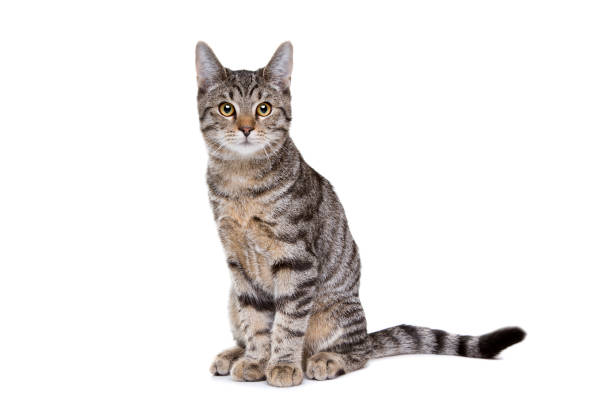
#> input picture pythonProject/SVD/my_image.jpg, 612 x 408 px
$ python SVD_2.py
#> lines starting #> are read from the running program, lines starting #| are printed output that depends on the picture
#> further down, A is the input picture: shape (408, 612, 3); mean R, G, B 235.2, 232.6, 231.3
#> `X=np.mean(A,-1)`:
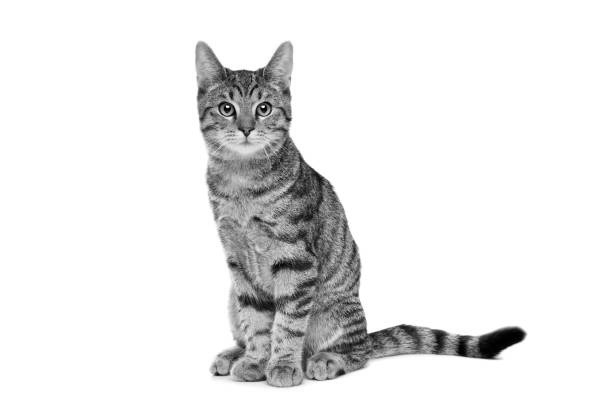
#> X: shape (408, 612) float64; min 0.333, max 255, mean 233
import numpy as np
from numpy.linalg import eig
from sympy import *
import os
from  numpy.linalg import  svd
from matplotlib.image import imread
import matplotlib.pyplot as plt
from PIL import Image
import sys
class SVD:
    # [10 lines left out: function input_matrix, not called in this run]
    def matrix_multiply(self,matrix1,matrix2):
        new_matrix=np.matmul(matrix1,matrix2)
        return new_matrix
    def matrix_tranpose(self,matrix):
        new_matrix=np.transpose(matrix)
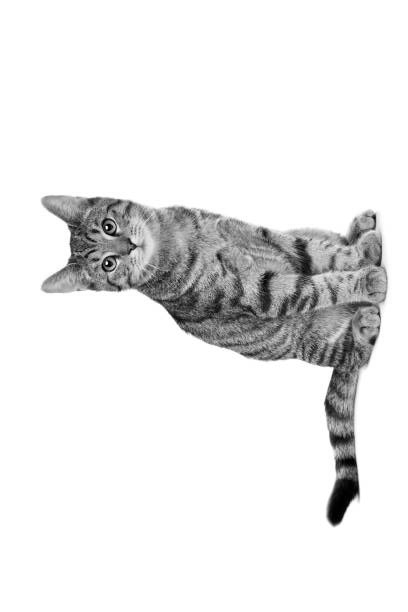
#> new_matrix: shape (612, 408) float64; min 0.333, max 255, mean 233
        return new_matrix
    def change_column(self,matrix,value_from, value_to):
        matrix[:,[value_from,value_to]]= matrix[:,[value_to,value_from]]
        return matrix

    # [13 lines left out: function gs1, not called in this run]
svd=SVD()
# [9 lines left out: function turn_zero, not called in this run]
def SVD_computation_detail(mat=None):
    #matrix=svd.input_matrix()
    matrix=mat
    # [5 lines of commented-out code are left out]
    matrixT=svd.matrix_tranpose(matrix)
    # [4 lines of commented-out code are left out]
    print(matrix.shape)
#| (408, 612)
    if len(matrix) < len(matrix[0]):
        f=svd.matrix_multiply(matrix, matrixT)
#> in matrix_multiply, `new_matrix=np.matmul(matrix1,matrix2)`:
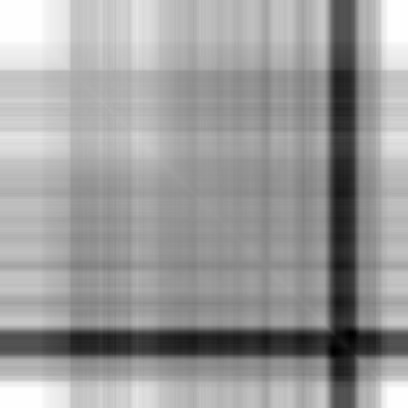
#> new_matrix: shape (408, 408) float64; min 24386855.3, max 39795300, mean 33861337.6; drawn with min black and max white
    else:
        f=svd.matrix_multiply(matrixT, matrix)
    # print(ATA)
    # print('find the eigen value and eigen vector of ATA')
    w,v=eig(f)
    for x,y in enumerate(w):
        if y<0.00000001:
            w[x]=0
    idx=w.argsort()[::-1]
#> idx = 408 values, max 407 at index 407, min 0 at index 0, mean 203.5
    m=w[idx]
    v=v[:,idx]
    # print(f'eigen value:\n {m}')
    # print(f'eigen vector:\n {v}')
    m1=np.sqrt(m)
    diagonal_matrix=np.zeros((len(matrix),len(matrix[0])))
#> diagonal_matrix: shape (408, 612) float64; every value is 0
    np.fill_diagonal(diagonal_matrix,m1)
#> diagonal_matrix: shape (408, 612) float64; min 0, max 117744.1, mean 0.9
    #slice=diagonal_matrix[0:len(matrix)][0:len(matrix[0])]
    sigma_matrix=diagonal_matrix
    right_singular_value=v.transpose()
    # find left singular-value
    u=np.zeros((len(matrix),len(matrix)))
#> u: shape (408, 408) float64; every value is 0
    signal=False
    # print(len(m1))
    m1_without_zero=np.trim_zeros(m1)
    # print(u.shape[0])
    # print(len(m1_without_zero))
    print(len(m1_without_zero))
#| 290
    print(u.shape[0])
#| 408
    if len(m1_without_zero)> u.shape[0]:
        for x in range(u.shape[0]):
            if m1[x+1]==0:
                break
            u[x]=((svd.matrix_multiply(matrix,v[:,x]))/m1[x])
    elif len(m1_without_zero)<=u.shape[0]:
        for x in range(len(m1_without_zero)):
            u[x]=((svd.matrix_multiply(matrix,v[:,x]))/m1[x])
#> this loop made 1 pass
    k=len(matrix)-len(m1_without_zero)
    # print(k)
    if k>0:
        u=u[:-k,:]
    # print(len(u),len(matrix))
    if len(u)<len(matrix):
        # bay gio tim null space cua u[m]
        a=u
        matrix = Matrix(a)
        m_nullspace = matrix.nullspace()
        k = np.array(m_nullspace).astype(np.float64)
        i = k.transpose()
        final = i[0]
        final1=svd.gs1(final, row_vecs=False).transpose()
        u=np.vstack([u,final1])
    left_singular_value = u.transpose()
    if len(matrix) > len(matrix[0]):
        lst = [right_singular_value, sigma_matrix, left_singular_value]
    else:
        lst=[left_singular_value,sigma_matrix,right_singular_value]
    for x,y,z in lst:
        turn_zero(x)
        turn_zero(y)
        turn_zero(z)
        print('CONCLUSION:\n')
        print('left singular_value\n',x,'\n')
        print('sigma_value\n',y,'\n')
        print('right singular_value\n', z, '\n')
    return left_singular_value,sigma_matrix,right_singular_value,m1_without_zero
# [20 lines left out: function rank, not called in this run]
# U,S,V,m1=SVD_computation_detail()
# rank(U,V,m1)
A=imread('my_image.jpg')
X=np.mean(A,-1) # convert to gray scale
# print(X.shape)
#> (the run stopped early here; a loop or call above may not have finished)
